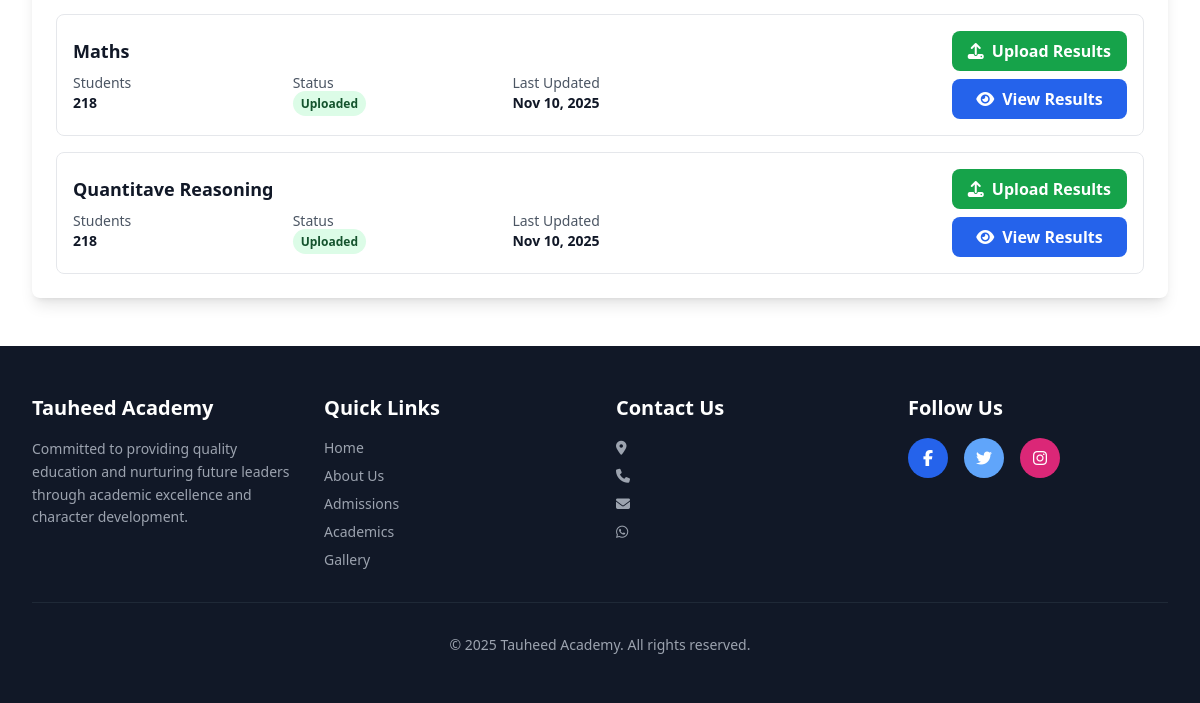
The app's page /pages/results-management/index.php (signed in, lower part), older data.
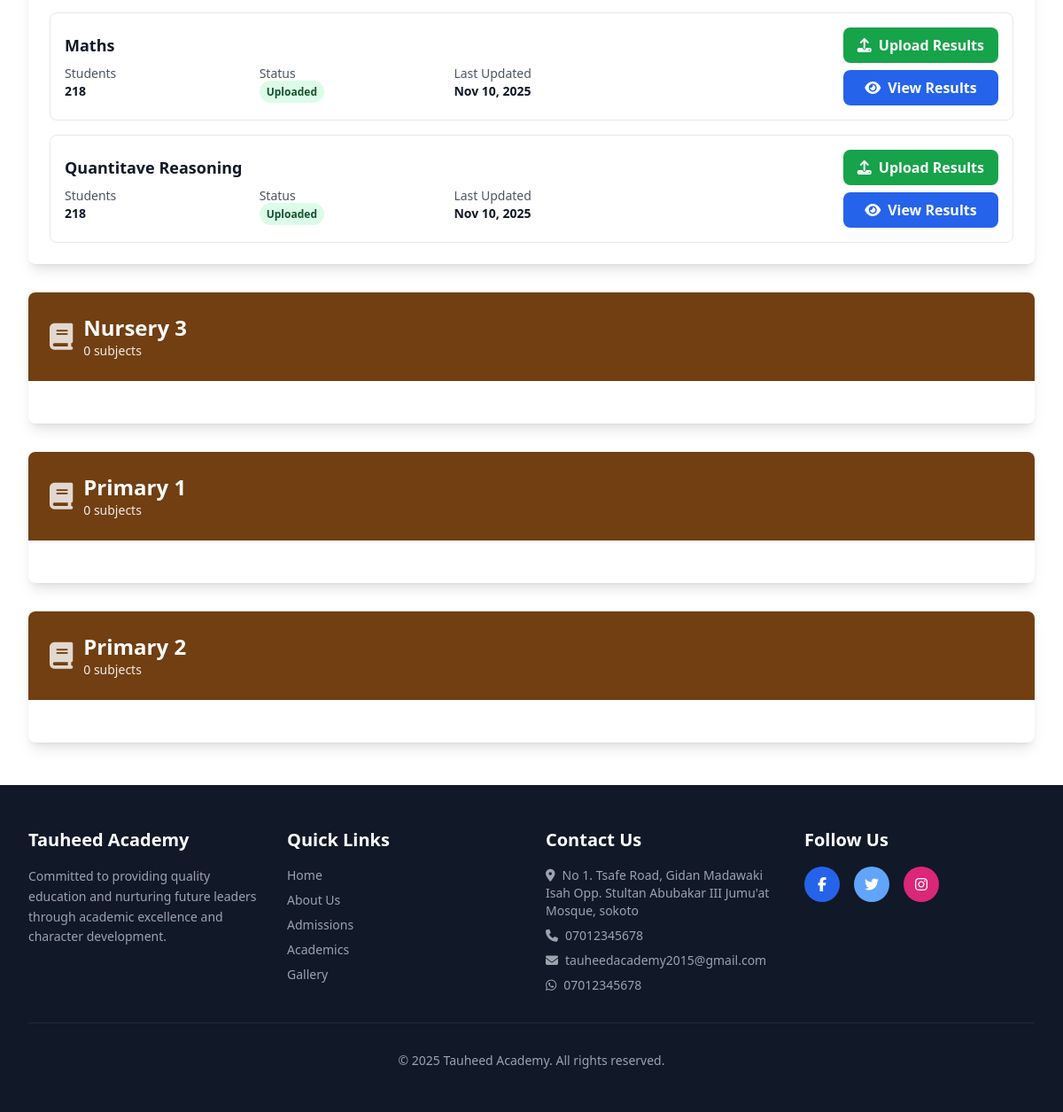
The same page, newer data.
### tables this page shows
CREATE TABLE `classes` (
  `id` int(11) NOT NULL,
  `section_id` int(11) NOT NULL,
  `name` varchar(100) NOT NULL,
  `level` int(11) NOT NULL,
  `created_at` timestamp NOT NULL DEFAULT current_timestamp(),
  `deleted_at` datetime DEFAULT NULL,
  `updated_at` timestamp NOT NULL DEFAULT current_timestamp() ON UPDATE current_timestamp()
);

CREATE TABLE `subjects` (
  `id` int(11) NOT NULL,
  `name` varchar(100) NOT NULL,
  `created_at` timestamp NOT NULL DEFAULT current_timestamp(),
  `deleted_at` datetime DEFAULT NULL,
  `updated_at` timestamp NOT NULL DEFAULT current_timestamp() ON UPDATE current_timestamp()
);

CREATE TABLE `schools` (
  `id` int(11) NOT NULL,
  `name` varchar(150) NOT NULL,
  `motto` varchar(255) DEFAULT NULL,
  `address` varchar(255) DEFAULT NULL,
  `phone` varchar(20) DEFAULT NULL,
  `email` varchar(100) DEFAULT NULL,
  `about_message` text DEFAULT NULL,
  `welcome_message` text DEFAULT NULL,
  `whatsapp_number` varchar(20) DEFAULT NULL,
  `facebook` varchar(255) DEFAULT NULL,
  `twitter` varchar(255) DEFAULT NULL,
  `instagram` varchar(255) DEFAULT NULL,
  `admission_number_format` varchar(255) DEFAULT NULL,
  `admission_number_format_description` varchar(255) DEFAULT NULL,
  `created_at` timestamp NOT NULL DEFAULT current_timestamp(),
  `deleted_at` datetime DEFAULT NULL,
  `updated_at` timestamp NOT NULL DEFAULT current_timestamp() ON UPDATE current_timestamp()
);

### routes/web.php (called while the page is built, shortened)
<?php
$protocol = (!empty($_SERVER['HTTPS']) && $_SERVER['HTTPS'] !== 'off') ? "https" : "http";
$host = $_SERVER['HTTP_HOST'];
if ($host === 'localhost' || preg_match('/^192\.168\./', $host)) {
    $baseUrl = $protocol . "://" . $host . "/tauheed-academy-project";
} else {
    $baseUrl = $protocol . "://" . $host;
}

### routes/functions.php (called while the page is built, shortened)
<?php
include(__DIR__ .  '/./web.php');
function route($name)
{
    global $routes, $baseUrl;
    if (isset($routes[$name])) {
        return $routes[$name]['url'];
    }
    return $baseUrl . "/index.php";
}

### pages/results-management/index.php (the view, shortened to what the changed rows need)
<?php
include(__DIR__ . '/../../includes/header.php');
$stmt = $conn->prepare("
    SELECT
        classes.id AS class_id,
        classes.name AS class_name,
        subjects.id AS subject_id,
        subjects.name AS subject_name,
        teachers.id AS teacher_id,
        teachers.name AS teacher_name,
        sections.name AS section_name,
        class_subjects.id AS class_subject_id
    FROM classes
    LEFT JOIN class_subjects
        ON classes.id = class_subjects.class_id
    LEFT JOIN subjects
        ON class_subjects.subject_id = subjects.id
        AND subjects.deleted_at IS NULL
    LEFT JOIN teachers
        ON class_subjects.teacher_id = teachers.id
    LEFT JOIN sections
        ON classes.section_id = sections.id
    WHERE classes.deleted_at IS NULL
      AND sections.deleted_at IS NULL
    ORDER BY classes.level, subjects.name
");
$stmt->execute();
$result = $stmt->get_result();
$classes = [];
while ($row = $result->fetch_assoc()) {
    $classId = $row['class_id'];
    if (!isset($classes[$classId])) {
        $classes[$classId] = [
            'id' => $row['class_id'],
            'name' => $row['class_name'],
            'section_name' => $row['section_name'],
            'subjects' => []
        ];
    }
    if (!empty($row['subject_id'])) {
        $classes[$classId]['subjects'][] = [
            'class_subject_id' => $row['class_subject_id'],
            'id' => $row['subject_id'],
            'name' => $row['subject_name'],
            'teacher' => $row['teacher_name'] ?: 'No teacher assigned'
        ];
    }
}
$classes = array_values($classes);
?>
<body class="bg-gray-50">
    <section class="py-12 bg-white">
        <div class="max-w-7xl mx-auto px-4 sm:px-6 lg:px-8">
            <div id="sectionsContainer" class="space-y-8">
                <?php foreach ($classes as $class) : ?>
                    <div
                        class="section-container bg-white rounded-lg shadow-lg overflow-hidden"
                        data-class="<?= $class['name'] ?>">
                        <div class="bg-yellow-900 text-white p-6 flex items-center gap-3">
                            <i class="fas fa-book text-3xl opacity-80"></i>
                            <div>
                                <h2 class="text-2xl font-bold"><?= $class['name'] ?></h2>
                                <p class="text-sm opacity-90"><?= count($class['subjects']) ?> subjects</p>
                            </div>
                        </div>
                        <div class="p-6 space-y-4">
                            <?php foreach ($class['subjects'] as $subject) : ?>
                                <div
                                    class="subject-item border border-gray-200 rounded-lg p-4 hover:shadow-md transition"
                                    data-subject="<?= $subject['name'] ?>"
                                    data-class="<?= $class['name'] ?>">
                                    <div
                                        class="flex flex-col md:flex-row md:items-center md:justify-between gap-4">
                                        <div class="flex-1">
                                            <h3 class="text-lg font-bold text-gray-900 mb-2">
                                                <?= $subject['name'] ?>
                                            </h3>
                                            <div class="grid grid-cols-2 md:grid-cols-4 gap-4 text-sm">
                                                <div>
                                                    <p class="text-gray-600">Students</p>
                                                    <p class="font-semibold text-gray-900">218</p>
                                                </div>
                                                <div>
                                                    <p class="text-gray-600">Status</p>
                                                    <span
                                                        class="px-2 py-1 bg-green-100 text-green-900 rounded-full text-xs font-semibold">Uploaded</span>
                                                </div>
                                                <div>
                                                    <p class="text-gray-600">Last Updated</p>
                                                    <p class="font-semibold text-gray-900">Nov 10, 2025</p>
                                                </div>
                                            </div>
                                        </div>
                                        <div class="flex flex-col gap-2 md:w-auto">
                                            <a
                                                href="<?= route('upload-results') . '?subject_id=' . $subject['id'] . '&class_id=' . $class['id'] ?>"
                                                class="createResultBtn bg-green-600 hover:bg-green-700 text-white font-semibold py-2 px-4 rounded-lg transition flex items-center justify-center gap-2">
                                                <i class="fas fa-upload"></i> Upload Results
                                            </a>
                                            <a
                                                href="<?= route('view-subject-result') . '?subject_id=' . $subject['id'] . '&class_id=' . $class['id'] ?>"
                                                class="updateResultBtn bg-blue-600 hover:bg-blue-700 text-white font-semibold py-2 px-4 rounded-lg transition flex items-center justify-center gap-2">
                                                <i class="fas fa-eye"></i> View Results
                                            </a>
                                        </div>
                                    </div>
                                </div>
                            <?php endforeach; ?>
                        </div>
                    </div>
                <?php endforeach ?>
            </div>
        </div>
    </section>
    <?php include(__DIR__ . '/../../includes/footer.php'); ?>
</body>
</html>

### includes/footer.php (shortened to what the changed rows need)
<footer class="bg-gray-900 text-white py-12">
    <div class="max-w-7xl mx-auto px-4 sm:px-6 lg:px-8">
        <div class="grid grid-cols-1 md:grid-cols-4 gap-8">
            <div>
                <h3 class="text-xl font-bold mb-4"><?= $school['name'] ?? 'Tauheed Academy' ?></h3>
                <p class="text-gray-400 text-sm leading-relaxed">
                    Committed to providing quality education and nurturing future leaders through academic excellence and character development.
                </p>
            </div>
            <div>
                <ul class="space-y-2 text-sm text-gray-400">
                    <li><i class="fas fa-map-marker-alt mr-2"></i><?= $school['address'] ?? '' ?></li>
                    <li><i class="fas fa-phone mr-2"></i><?= $school['phone'] ?? '' ?></li>
                    <li><i class="fas fa-envelope mr-2"></i><?= $school['email'] ?? '' ?></li>
                    <li><i class="fab fa-whatsapp mr-2"></i><?= $school['whatsapp_number'] ?? '' ?></li>
                </ul>
            </div>
        </div>
        <div class="border-t border-gray-800 mt-8 pt-8 text-center text-gray-400 text-sm">
            <p>&copy; 2025 <?= $school['name'] ?? 'Tauheed Academy' ?>. All rights reserved.</p>
        </div>
    </div>
</footer>

Row changes from the older to the newer data that the page shows:
added classes: name "Nursery 3", count($class['subjects']) "0"
added classes: name "Primary 1", count($class['subjects']) "0"
added classes: name "Primary 2", count($class['subjects']) "0"
changed schools "Tauheed Academy": address (not shown) → "No 1. Tsafe Road, Gidan Madawaki Isah Opp. Stultan Abubakar III Jumu'at Mosque, sokoto"; phone (not shown) → "07012345678"; email (not shown) → "tauheedacademy2015@gmail.com"; whatsapp_number (not shown) → "07012345678"
